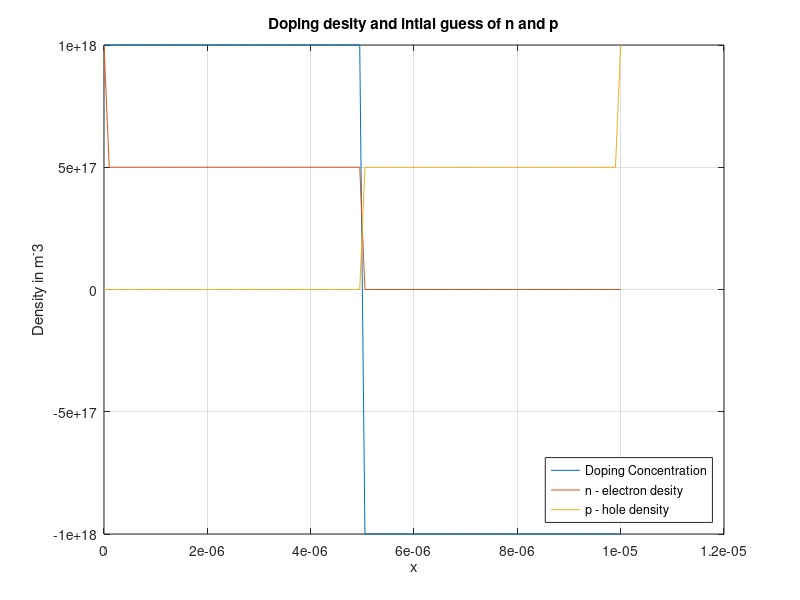
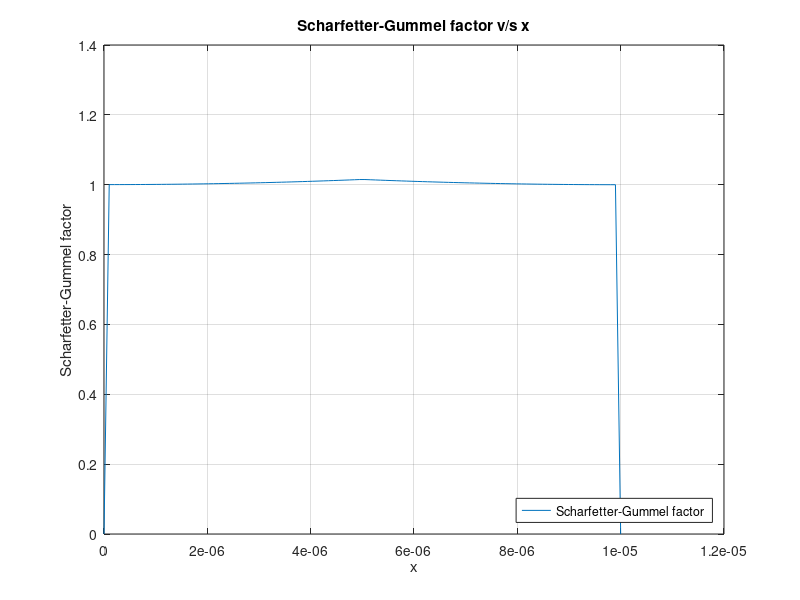
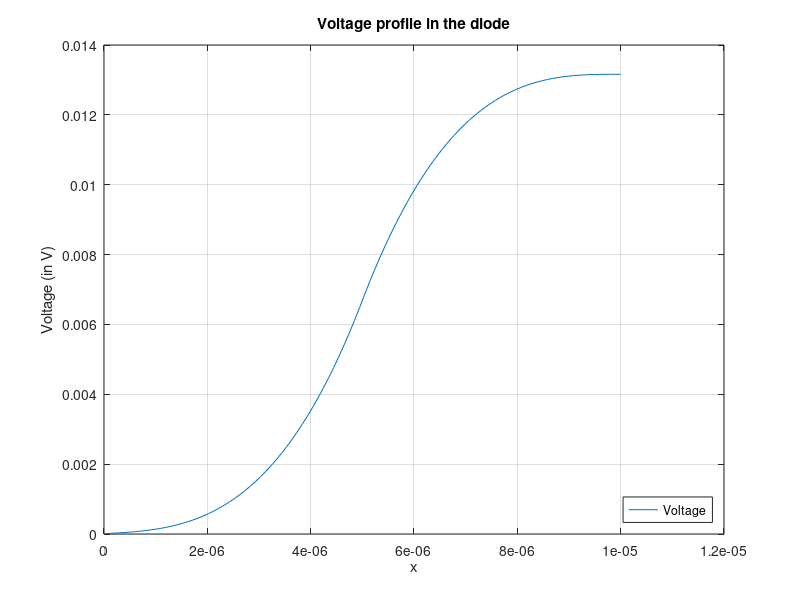
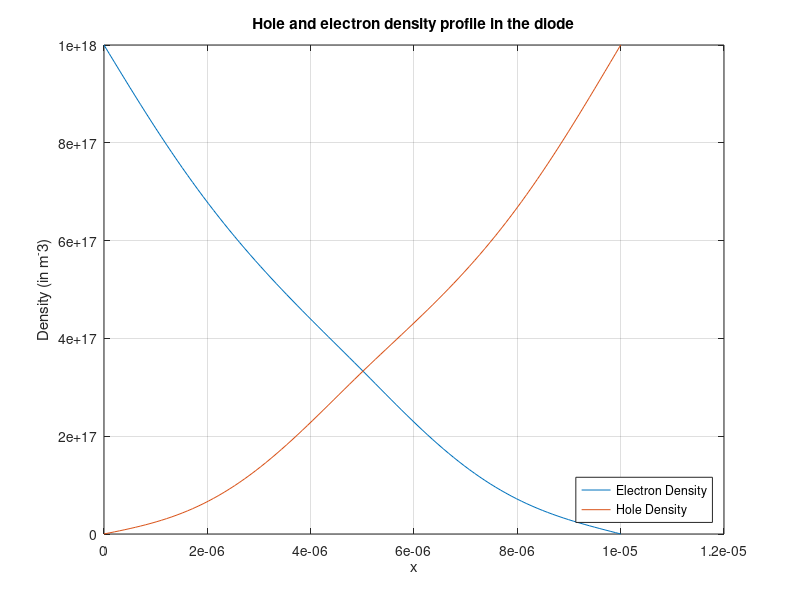

Write the MATLAB code that produced these figures, in order.
%% Constants
eps_0 = 8.85e-12; %Vacuum dielectric constant
eps = 11.7*eps_0; %Dielectric constant of Si
q = 1.6e-19;      %Charge of an electron
nm = 1;           %Nanometer
um = 1e-6;        %Micromter
DOP = 1e12*1e6;   %Doping level
ni = 1e10*1e6;    %Intrinsic carrier concentration
mu = 0.1;         %1000 cm^2/V.s
Vt = 0.026;       % Thermal Voltage
D = Vt*mu;        %By Einsten's relation at room temperature

%% Parameters for solving problem in the interval 0 < x < L
%Simulation array
L = 10e-6;
N = 100;
x = linspace(0,L,N); %Coordinate vector
dx = L/(N-1);     
rho = zeros(1,N);    %Charge density
Nd = zeros(1,N);     %Doping at each position
n = zeros(1,N);      %Electron density at each position
p = zeros(1,N);      %Hole density at each position
V = zeros(1,N);      %Potential
SG = zeros(1,N);     %Scharfetter-Gummel factor
V_new = V;

%% Defining initial and boundary conditions
%Fixed doping does not change, Full ionization
Nd(1:N/2) = DOP;
Nd(N/2 +1:N) = -DOP;

%Boundary conditions for carriers
n(1) = DOP;
p(1) = ni^2/DOP;
n(N) = ni^2/DOP;
p(N) = DOP;

%Initial condition for carriers
n(2:N/2) = DOP/2;
p(N/2 + 1:N-1) = DOP/2;

figure();
plot(x,Nd);
hold on
plot(x,n);
hold on
plot(x,p);
title('Doping desity and intial guess of n and p');
xlabel('x');
ylabel('Density in m^-3');
legend('Doping Concentration','n - electron desity','p - hole density','Location','Southeast');
grid on;
count = 0; % Number of iterations for solution to converge

%% Iterations 
%Three-point finite-difference representation of Laplacian
Lap = -2.*diag(ones(N,1),0) + diag(ones(N-1,1),1) + diag(ones(N-1,1),-1); %Three-point finite-difference representation of Laplacian
Lap(1,1) = -2;
Lap(N,N) = -1;

while 1
    rho = Nd-n+p; %Charge density
    rho(N) = rho(N)/2; %For Neumann boundary condition at x=L
    
    V_mat = (-1*inv(Lap)*rho')'; 
    V_new = -(q/eps)*dx^2*V_mat;
    err = 100*max(abs((V_new-V)/V_new));
    V = V_new;
    
    %Calculate Scharfetter-Gummel factor
    for idx = 2:N-1
        sg = (V(idx+1) - V(idx-1))/(2*Vt);
        if sg>2
            sg = 4;
        end 
        SG(idx) = exp(sg);
        n(idx) = (n(idx-1)*SG(idx)+n(idx+1)/SG(idx))/2;
        p(idx) = (p(idx-1)/SG(idx)+p(idx+1)*SG(idx))/2;
    end
    count = count+1;
    if err<0.01
        break
    end
end

%% Plotting the results
display(count); 

figure()
plot(x,SG);
title('Scharfetter-Gummel factor v/s x')
ylabel('Scharfetter-Gummel factor');
xlabel('x');
legend('Scharfetter-Gummel factor','Location','Southeast');
grid on;

figure()
plot(x,V);
title('Voltage profile in the diode')
ylabel('Voltage (in V)');
xlabel('x');
legend('Voltage','Location','Southeast');
grid on;

figure()
plot(x,n);
hold on
plot(x,p);
title('Hole and electron density profile in the diode')
ylabel('Density (in m^-3)');
xlabel('x');
legend('Electron Density','Hole Density','Location','Southeast');
grid on;

figure()
plot(x,rho);
title('Charge Density')
ylabel('Charge Density (in m^-3)');
xlabel('x');
legend('Charge Density','Location','Southeast');
grid on;

    


